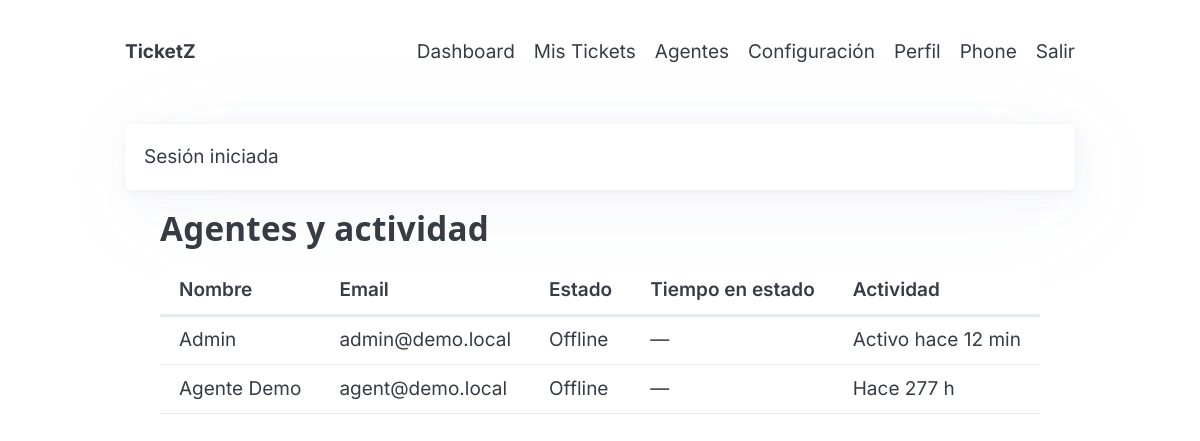
/?page=agents (signed in), run on an earlier commit of the app's database.
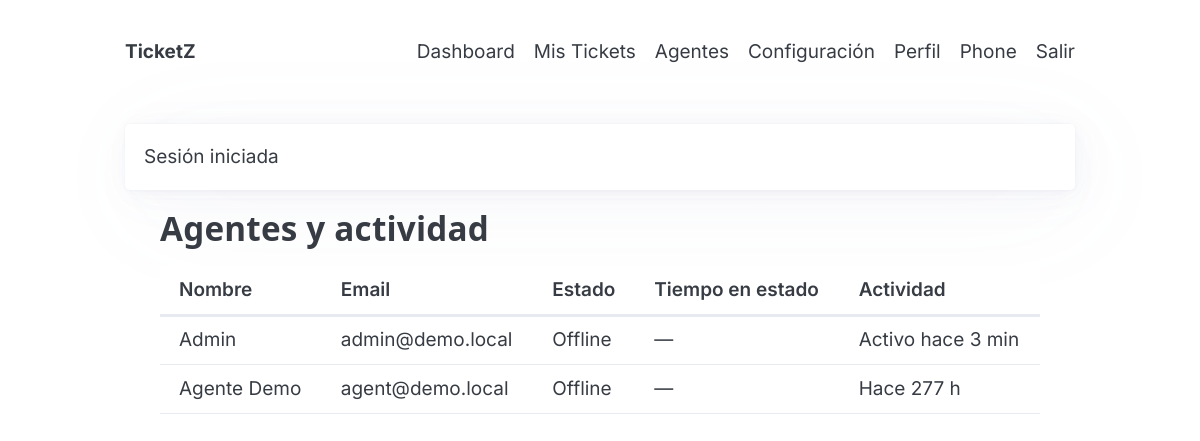
And on a later commit of the database.
### tables this page shows
CREATE TABLE users(
        id INTEGER PRIMARY KEY AUTOINCREMENT,
        name TEXT NOT NULL,
        email TEXT UNIQUE NOT NULL,
        pass TEXT NOT NULL,
        role TEXT NOT NULL DEFAULT "user",
        theme TEXT NOT NULL DEFAULT "light",
        notify_email INTEGER NOT NULL DEFAULT 1,
        last_active INTEGER DEFAULT NULL,
        created_at INTEGER NOT NULL
    , status TEXT NOT NULL DEFAULT "offline", status_since INTEGER DEFAULT NULL);

### app/db.php (called while the page is built, shortened)
<?php
function db(): PDO {
    static $pdo = null;
    if ($pdo) return $pdo;
    $dsn = 'sqlite:' . DB_FILE;
    try {
        $pdo = new PDO($dsn);
        $pdo->setAttribute(PDO::ATTR_ERRMODE, PDO::ERRMODE_EXCEPTION);
        $pdo->exec('PRAGMA foreign_keys = ON');
        return $pdo;
    } catch (PDOException $e) {
        http_response_code(500);
        $msg = "No se pudo abrir la base de datos SQLite en: " . DB_FILE . "\\nError: " . $e->getMessage();
        echo nl2br(htmlspecialchars($msg, ENT_QUOTES | ENT_SUBSTITUTE, 'UTF-8'));
        exit;
    }
}

### app/models.php (called while the page is built, shortened)
<?php
function list_agents(): array {
    $st=db()->query('SELECT id,name,email,last_active,status,status_since FROM users WHERE role IN ("agent","admin") ORDER BY name');
    return $st->fetchAll(PDO::FETCH_ASSOC);
}

### public/index.php (the view, shortened to what this page needs)
<?php
require_once __DIR__ . '/../app/bootstrap.php';
$page   = $_GET['page'] ?? 'home';
if ($page === 'agents') {
    $agents = list_agents();
    render_header('Agentes', $user);
    echo '<div class="narrow"><h2>Agentes y actividad</h2><div class="table-scroll"><table><thead>
    <tr><th>Nombre</th><th>Email</th><th>Estado</th><th>Tiempo en estado</th><th>Actividad</th></tr></thead><tbody>';
    foreach ($agents as $a) {
        $ago = $a['last_active'] ? (time() - (int)$a['last_active']) : 999999;
        $label = $ago < 120 ? 'En línea' : ($ago < 3600 ? 'Activo hace '.intval($ago/60).' min' : 'Hace '.intval($ago/3600).' h');
        $since = $a['status_since'] ? human_duration(time() - (int)$a['status_since']) : '—';
        $state_label = $a['status'] === 'en_llamada' ? 'En llamada' :
                       ($a['status'] === 'disponible' ? 'Disponible' :
                        ($a['status'] === 'ausente' ? 'Ausente' : 'Offline'));
        echo '<tr><td>'.e($a['name']).'</td><td>'.e($a['email']).'</td><td>'.$state_label.'</td><td>'.$since.'</td><td>'.$label.'</td></tr>';
    }
    echo '</tbody></table></div></div>';
    render_footer(); exit;
}

### app/util.php (shortened to what this page needs)
<?php
function e(string $s): string { return htmlspecialchars($s, ENT_QUOTES | ENT_SUBSTITUTE, 'UTF-8'); }
function flash(string $key, ?string $msg = null) {
    if ($msg === null) {
        $m = $_SESSION['_flash'][$key] ?? null;
        return $m;
    }
}
function get_theme(): string {
    $u = $_SESSION['user'] ?? null;
    return $u['theme'] ?? 'light';
}
function render_header(string $title, ?array $user) {
$theme = get_theme();
echo '<!DOCTYPE html><html lang="es" data-theme="'.e($theme).'"><head>
<meta charset="utf-8"><meta name="viewport" content="width=device-width,initial-scale=1">
<title>'.e($title).'</title>
<link rel="stylesheet" href="https://unpkg.com/@picocss/pico@2/css/pico.min.css">
<link rel="stylesheet" href="assets/style.css">
<link rel="preconnect" href="https://fonts.googleapis.com"><link rel="preconnect" href="https://fonts.gstatic.com" crossorigin>
<link href="https://fonts.googleapis.com/css2?family=Inter:wght@400;600;700&display=swap" rel="stylesheet">
</head><body>
<header class="container">
  <nav>
    <ul><li><strong>TicketZ</strong></li></ul>
    <ul>';
    if ($user) {
        echo '<li><a href="?page=dashboard">Dashboard</a></li>
              <li><a href="?page=tickets">Mis Tickets</a></li>
              <li><a href="?page=agents">Agentes</a></li>
              <li><a href="?page=settings">Configuración</a></li>
              <li><a href="?page=profile">Perfil</a></li>
              <li><a href="?page=phone" target="_blank">Phone</a></li>
              <li><a class="contrast" href="?action=logout">Salir</a></li>';
    } else {
        echo '<li><a href="?page=home">Inicio</a></li>
              <li><a href="?page=login">Entrar</a></li>
              <li><a href="?page=register">Registro</a></li>';
    }
echo '</ul></nav></header><main class="container content">';
$m = flash('msg'); if ($m) { echo '<article class="msg">'.$m.'</article>'; }
}
function render_footer() {
    echo '</main><footer class="container"></footer>
<script>
document.querySelectorAll("[data-theme-toggle]").forEach(b=>{
  b.addEventListener("click",()=>{
    const cur=document.documentElement.getAttribute("data-theme")==="dark"?"light":"dark";
    document.documentElement.setAttribute("data-theme",cur);
    fetch("?action=theme&v="+cur,{method:"POST",headers:{ "Content-Type":"application/x-www-form-urlencoded" },body:"csrf=<?php echo e(csrf_token()); ?>&theme="+cur});
  });
});
</script>
</body></html>';
}

### public/assets/style.css (style rules this page uses)
:root { --font-family: 'Inter', system-ui, -apple-system, Segoe UI, Roboto, sans-serif; }
body { font-family: var(--font-family); }
.narrow { max-width: 880px; margin-inline: auto; }
header nav a { color: inherit !important; text-decoration: none; }
header nav li { align-self: center; }
.table-scroll { overflow:auto; }
.content { padding-block: 1rem 2.5rem; }
h2,h3 { letter-spacing: .2px; }

What changed in the data, as far as the page shows it:
changed users "Admin": last_active "Activo hace 12 min" → "Activo hace 3 min"
